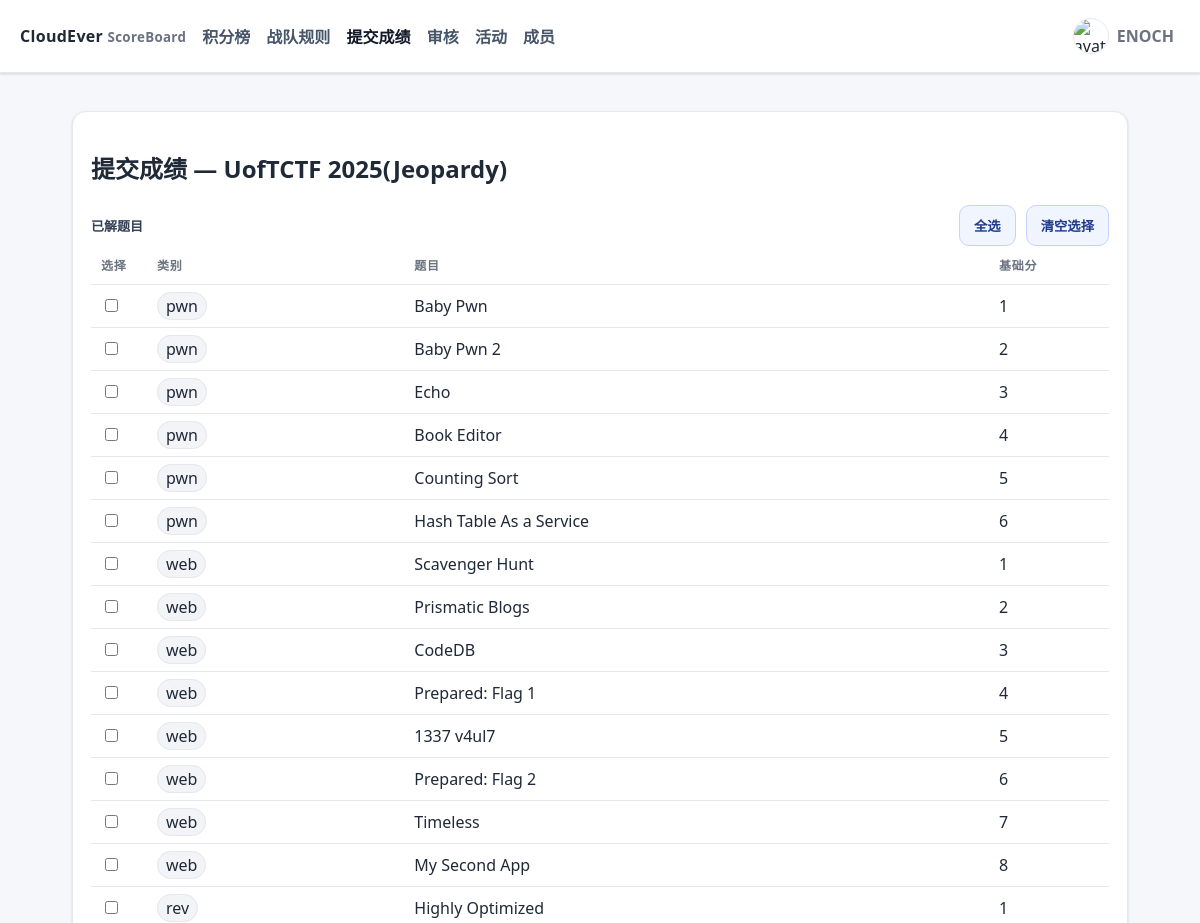
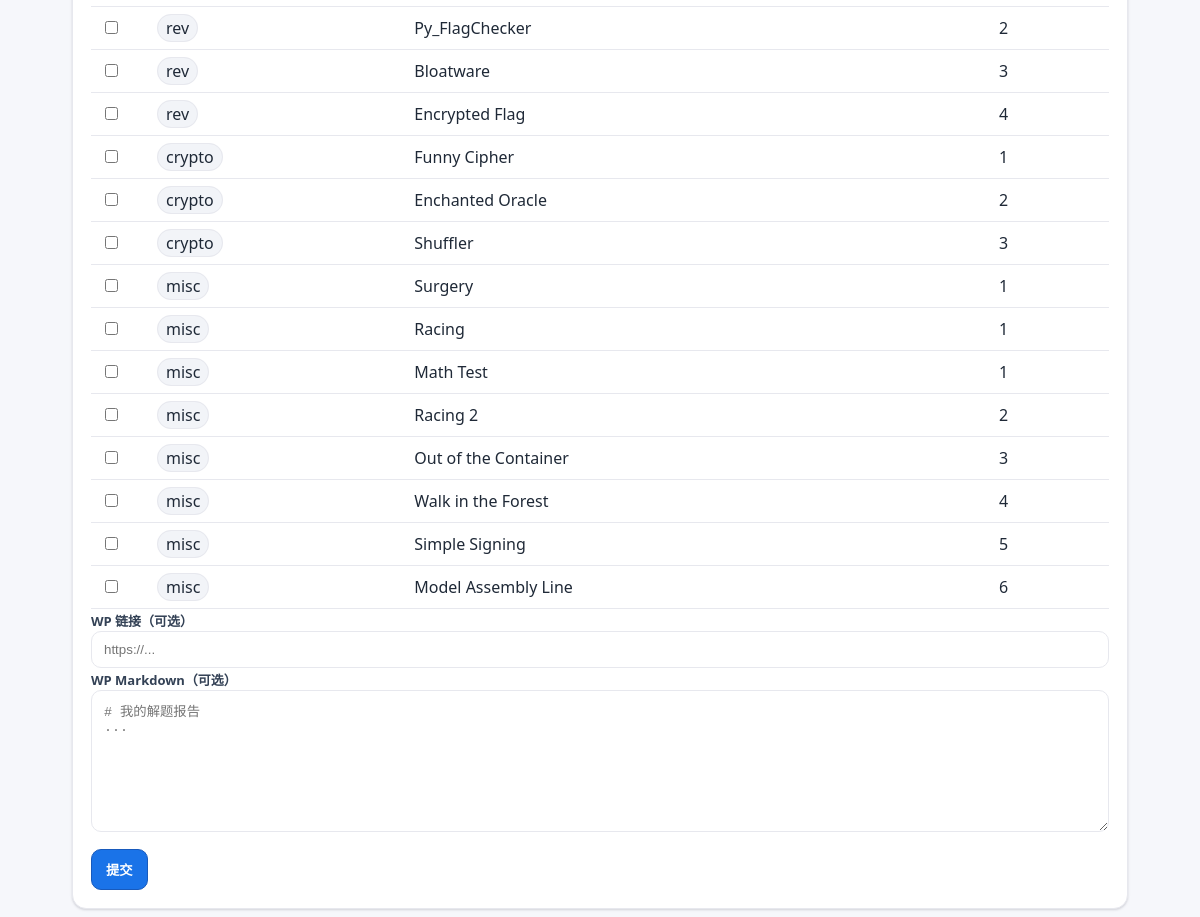
Screenshot of /submit/1 (signed in) with the database file from the repository (2 pictures, top to bottom).
### ceboard/models.py (models this page shows)
class User(Base):
    __tablename__ = "users"
    id = Column(Integer, primary_key=True)
    username = Column(String, unique=True, nullable=False)
    password_hash = Column(String, nullable=False)
    role = Column(String, default="member")  # 'admin' | 'reviewer' | 'member'
    team_type = Column(String, default="sub")  # 'main' or 'sub'
    is_active = Column(Boolean, default=True)
    is_deleted = Column(Boolean, default=False)
    avatar_filename = Column(String, nullable=True)
    submissions = relationship("Submission", back_populates="user")

class Event(Base):
    __tablename__ = "events"
    id = Column(Integer, primary_key=True)
    name = Column(String, nullable=False)
    start_time = Column(DateTime(timezone=True))
    end_time = Column(DateTime(timezone=True))
    weight = Column(Float, default=1.0)
    is_reproduction = Column(Boolean, default=False)
    is_active = Column(Boolean, default=True)
    allow_wp_only = Column(Boolean, default=False)  # 允许仅提交WP，由管理员在审核时手动给分
    is_deleted = Column(Boolean, default=False)
    event_type_id = Column(Integer, ForeignKey("event_types.id"), nullable=True)
    challenges = relationship("Challenge", back_populates="event", cascade="all,delete")
    submissions = relationship("Submission", back_populates="event")
    event_type = relationship("EventType")

class Challenge(Base):
    __tablename__ = "challenges"
    id = Column(Integer, primary_key=True)
    event_id = Column(Integer, ForeignKey("events.id"), nullable=False)
    name = Column(String, nullable=False)
    category = Column(String, default="misc")
    base_score = Column(Integer, default=100)
    is_deleted = Column(Boolean, default=False)
    event = relationship("Event", back_populates="challenges")

### ceboard/routers/submit.py (the view)
@router.get("/submit/{event_id}", response_class=HTMLResponse)
def submit_event_page(event_id: int, request: Request, db = Depends(get_db), current_user = Depends(get_current_user)):
    require_login(current_user)
    event = db.get(Event, event_id)
    if not event or not event.is_active:
        raise HTTPException(404, "活动不存在或未启用")
    challenges = db.query(Challenge).filter(Challenge.event_id == event_id).all()
    return render_template("submit_event.html", title=f"提交 {event.name}", current_user=current_user, event=event, challenges=challenges)

### templates/submit_event.html (shortened to what this page needs)
{% extends 'base.html' %}
{% block content %}
<div class="card">
  <h2>提交成绩 — {{ event.name }}</h2>
  <form method="post">
    <div class="row" style="justify-content:space-between; align-items:center">
      <label>已解题目</label>
      <div class="row">
        <button class="btn secondary" type="button" id="btnCheckAll">全选</button>
        <button class="btn secondary" type="button" id="btnClearAll">清空选择</button>
      </div>
    </div>
    {% if challenges %}
      <table>
        <thead><tr><th style="width:56px">选择</th><th>类别</th><th>题目</th><th style="width:120px">基础分</th></tr></thead>
        <tbody>
        {% for ch in challenges %}
          {% set cbid = 'chk_' ~ ch.id %}
          <tr class="ch-row" data-target="{{ cbid }}" style="cursor:pointer">
            <td>
              <input id="{{ cbid }}" type="checkbox" name="ch_{{ ch.id }}" />
            </td>
            <td><span class="pill">{{ ch.category }}</span></td>
            <td>{{ ch.name }}</td>
            <td>{{ ch.base_score }}</td>
          </tr>
        {% endfor %}
        </tbody>
      </table>
    {% else %}
      <p class="muted">该活动尚未配置题目</p>
    {% endif %}
    <label style="margin-top:12px">WP 链接（可选）</label>
    <input name="wp_url" placeholder="https://..." />
    <label style="margin-top:12px">WP Markdown（可选）</label>
    <textarea name="wp_md" rows="8" placeholder="# 我的解题报告
..."></textarea>
    <div style="margin-top:12px"><button class="btn" type="submit">提交</button></div>
  </form>
</div>
{% endblock %}

### templates/base.html (shortened to what this page needs)
<!doctype html>
<html lang="zh-CN">
<head>
</head>
<body>
  <header>
    <div class="brand">CloudEver <small>ScoreBoard</small></div>
    <div class="nav">
  <a href="/">积分榜</a>
      <a href="/rules">战队规则</a>
      <a href="/submit">提交成绩</a>
      {% if current_user and (current_user.role == 'admin' or current_user.role == 'reviewer') %}
        <a href="/admin/review">审核</a>
        <a href="/admin/events">活动</a>
      {% endif %}
      {% if current_user and (current_user.role == 'admin' or current_user.role == 'reviewer') %}
        <a href="/admin/users">成员</a>
      {% endif %}
    </div>
    <div style="margin-left:auto">
      {% if current_user %}
        <div class="user-menu" id="userMenu">
          <div class="user-trigger" id="userTrigger">
            {% if avatar_url %}<img class="avatar" src="{{ avatar_url }}" alt="avatar" />{% endif %}
            <span class="muted" style="font-weight:600">{{ current_user.username }}</span>
          </div>
        </div>
      {% else %}
        <a class="btn secondary" href="/auth/login">登录</a>
        <a class="btn" style="margin-left:8px" href="/auth/register">注册</a>
      {% endif %}
    </div>
  </header>
  <div class="wrap">
    {% block content %}{% endblock %}
  </div>
</body>
</html>

### templates/base.html (style rules this page uses)
:root { --bg:#f6f7fb; --surface:#ffffff; --border:#e7e8ee; --text:#1f2937; --muted:#6b7280; --accent:#1a73e8; --accent-2:#185abc; --success:#16a34a; --warn:#e11d48; --shadow:0 1px 2px rgba(16,24,40,.06), 0 1px 3px rgba(16,24,40,.1); }
* { box-sizing:border-box }
html,body { height:100% }
body { font-family: ui-sans-serif, system-ui, -apple-system, Segoe UI, Roboto, 'Noto Sans SC', Arial; margin:0; color:var(--text); background:var(--bg); }
header { position:sticky; top:0; z-index:10; display:flex; align-items:center; gap:16px; padding:12px 20px; background:var(--surface); border-bottom:1px solid var(--border); box-shadow: var(--shadow); }
.brand { font-weight:800; letter-spacing:.3px }
.brand small { color:var(--muted); font-weight:600 }
.nav a { margin-right:12px; color:#475569; text-decoration:none; font-weight:600; padding:8px 0 }
.nav a.active { color:#111827 }
.wrap { max-width:1100px; margin:0 auto; padding:24px 22px }
.card { position:relative; margin:14px 0; padding:18px 18px; background:var(--surface); border:1px solid var(--border); border-radius:14px; box-shadow: var(--shadow); }
.row { display:flex; gap:10px; align-items:center; flex-wrap:wrap }
.muted { color:var(--muted) }
.pill { padding:2px 8px; border-radius:999px; border:1px solid var(--border); background:#f2f4f8 }
a { color:var(--accent); text-decoration:none }
.btn { display:inline-flex; align-items:center; justify-content:center; gap:8px; background:var(--accent); color:#fff; font-weight:700; border:1px solid var(--accent-2); padding:10px 14px; border-radius:10px; cursor:pointer }
.btn.secondary { background:#f1f5ff; color:#1e3a8a; border:1px solid #c7d2fe }
input,select,textarea { width:100%; padding:10px 12px; border-radius:10px; border:1px solid var(--border); background:#fff; color:var(--text) }
input[type=checkbox], input[type=radio] { width:auto }
label { font-weight:700; font-size:13px; color:#334155 }
table { width:100%; border-collapse:separate; border-spacing:0; background:#fff }
thead th { font-size:12px; text-transform:uppercase; letter-spacing:.06em; color:#6b7280 }
th,td { padding:10px 10px; border-bottom:1px solid var(--border); text-align:left }
.avatar { width:36px; height:36px; border-radius:999px; border:1px solid var(--border); object-fit:cover; vertical-align:middle }
.user-menu { position:relative }
.user-trigger { display:flex; align-items:center; gap:8px; padding:6px; border-radius:999px; cursor:pointer }

### rows the page displays
User: username "ENOCH"
Event: name "UofTCTF 2025(Jeopardy)"
Challenge: category "pwn", name "Baby Pwn", base_score "1"
Challenge: category "pwn", name "Baby Pwn 2", base_score "2"
Challenge: category "pwn", name "Echo", base_score "3"
Challenge: category "pwn", name "Book Editor", base_score "4"
Challenge: category "pwn", name "Counting Sort", base_score "5"
Challenge: category "pwn", name "Hash Table As a Service", base_score "6"
Challenge: category "web", name "Scavenger Hunt", base_score "1"
Challenge: category "web", name "Prismatic Blogs", base_score "2"
Challenge: category "web", name "CodeDB", base_score "3"
Challenge: category "web", name "Prepared: Flag 1", base_score "4"
Challenge: category "web", name "1337 v4ul7", base_score "5"
Challenge: category "web", name "Prepared: Flag 2", base_score "6"
Challenge: category "web", name "Timeless", base_score "7"
Challenge: category "web", name "My Second App", base_score "8"
Challenge: category "rev", name "Highly Optimized", base_score "1"
Challenge: category "rev", name "Py_FlagChecker", base_score "2"
Challenge: category "rev", name "Bloatware", base_score "3"
Challenge: category "rev", name "Encrypted Flag", base_score "4"
Challenge: category "crypto", name "Funny Cipher", base_score "1"
Challenge: category "crypto", name "Enchanted Oracle", base_score "2"
Challenge: category "crypto", name "Shuffler", base_score "3"
Challenge: category "misc", name "Surgery", base_score "1"
Challenge: category "misc", name "Racing", base_score "1"
Challenge: category "misc", name "Math Test", base_score "1"
Challenge: category "misc", name "Racing 2", base_score "2"
Challenge: category "misc", name "Out of the Container", base_score "3"
Challenge: category "misc", name "Walk in the Forest", base_score "4"
Challenge: category "misc", name "Simple Signing", base_score "5"
Challenge: category "misc", name "Model Assembly Line", base_score "6"
